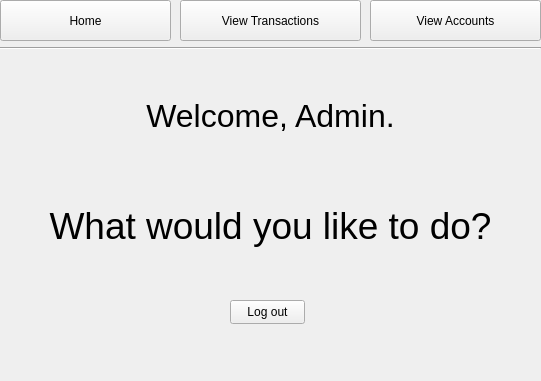
<?xml version="1.0" encoding="UTF-8"?>
<ui version="4.0">
 <class>AdminMainWindow</class>
 <widget class="QMainWindow" name="AdminMainWindow">
  <property name="geometry">
   <rect>
    <x>0</x>
    <y>0</y>
    <width>541</width>
    <height>381</height>
   </rect>
  </property>
  <property name="minimumSize">
   <size>
    <width>541</width>
    <height>381</height>
   </size>
  </property>
  <property name="maximumSize">
   <size>
    <width>541</width>
    <height>381</height>
   </size>
  </property>
  <property name="windowTitle">
   <string>Admin Main Window</string>
  </property>
  <property name="windowIcon">
   <iconset>
    <normaloff>../../../../Desktop/logo.ico</normaloff>../../../../Desktop/logo.ico</iconset>
  </property>
  <widget class="QWidget" name="centralwidget">
   <widget class="QPushButton" name="homeButton">
    <property name="geometry">
     <rect>
      <x>0</x>
      <y>0</y>
      <width>171</width>
      <height>41</height>
     </rect>
    </property>
    <property name="text">
     <string>Home</string>
    </property>
    <property name="checkable">
     <bool>false</bool>
    </property>
    <property name="checked">
     <bool>false</bool>
    </property>
    <property name="autoRepeat">
     <bool>false</bool>
    </property>
    <property name="autoExclusive">
     <bool>false</bool>
    </property>
    <property name="autoDefault">
     <bool>false</bool>
    </property>
    <property name="default">
     <bool>false</bool>
    </property>
    <property name="flat">
     <bool>false</bool>
    </property>
   </widget>
   <widget class="Line" name="line">
    <property name="geometry">
     <rect>
      <x>0</x>
      <y>40</y>
      <width>541</width>
      <height>16</height>
     </rect>
    </property>
    <property name="orientation">
     <enum>Qt::Horizontal</enum>
    </property>
   </widget>
   <widget class="QPushButton" name="viewTransactionsButton">
    <property name="geometry">
     <rect>
      <x>180</x>
      <y>0</y>
      <width>181</width>
      <height>41</height>
     </rect>
    </property>
    <property name="text">
     <string>View Transactions</string>
    </property>
    <property name="checkable">
     <bool>false</bool>
    </property>
    <property name="checked">
     <bool>false</bool>
    </property>
    <property name="autoRepeat">
     <bool>false</bool>
    </property>
    <property name="autoExclusive">
     <bool>false</bool>
    </property>
    <property name="autoDefault">
     <bool>false</bool>
    </property>
    <property name="default">
     <bool>false</bool>
    </property>
    <property name="flat">
     <bool>false</bool>
    </property>
   </widget>
   <widget class="QPushButton" name="viewAccountsButton">
    <property name="geometry">
     <rect>
      <x>370</x>
      <y>0</y>
      <width>171</width>
      <height>41</height>
     </rect>
    </property>
    <property name="text">
     <string>View Accounts</string>
    </property>
    <property name="checkable">
     <bool>false</bool>
    </property>
    <property name="checked">
     <bool>false</bool>
    </property>
    <property name="autoRepeat">
     <bool>false</bool>
    </property>
    <property name="autoExclusive">
     <bool>false</bool>
    </property>
    <property name="autoDefault">
     <bool>false</bool>
    </property>
    <property name="default">
     <bool>false</bool>
    </property>
    <property name="flat">
     <bool>false</bool>
    </property>
   </widget>
   <widget class="QStackedWidget" name="stackedWidget">
    <property name="geometry">
     <rect>
      <x>0</x>
      <y>60</y>
      <width>541</width>
      <height>321</height>
     </rect>
    </property>
    <property name="currentIndex">
     <number>0</number>
    </property>
    <widget class="QWidget" name="homePage">
     <widget class="QLabel" name="WelcomeLabel">
      <property name="enabled">
       <bool>true</bool>
      </property>
      <property name="geometry">
       <rect>
        <x>0</x>
        <y>0</y>
        <width>541</width>
        <height>111</height>
       </rect>
      </property>
      <property name="font">
       <font>
        <pointsize>24</pointsize>
       </font>
      </property>
      <property name="text">
       <string>Welcome, Admin.</string>
      </property>
      <property name="alignment">
       <set>Qt::AlignCenter</set>
      </property>
     </widget>
     <widget class="QLabel" name="Text2">
      <property name="enabled">
       <bool>true</bool>
      </property>
      <property name="geometry">
       <rect>
        <x>0</x>
        <y>110</y>
        <width>541</width>
        <height>111</height>
       </rect>
      </property>
      <property name="font">
       <font>
        <pointsize>28</pointsize>
       </font>
      </property>
      <property name="text">
       <string>What would you like to do?</string>
      </property>
      <property name="alignment">
       <set>Qt::AlignCenter</set>
      </property>
     </widget>
     <widget class="QPushButton" name="pushButton">
      <property name="geometry">
       <rect>
        <x>230</x>
        <y>240</y>
        <width>75</width>
        <height>24</height>
       </rect>
      </property>
      <property name="text">
       <string>Log out</string>
      </property>
     </widget>
    </widget>
    <widget class="QWidget" name="transactionsPage">
     <widget class="QTableWidget" name="transactionsTable">
      <property name="geometry">
       <rect>
        <x>10</x>
        <y>60</y>
        <width>521</width>
        <height>211</height>
       </rect>
      </property>
      <property name="layoutDirection">
       <enum>Qt::LeftToRight</enum>
      </property>
      <property name="sizeAdjustPolicy">
       <enum>QAbstractScrollArea::AdjustIgnored</enum>
      </property>
      <property name="selectionBehavior">
       <enum>QAbstractItemView::SelectRows</enum>
      </property>
      <attribute name="horizontalHeaderVisible">
       <bool>true</bool>
      </attribute>
      <attribute name="horizontalHeaderCascadingSectionResizes">
       <bool>false</bool>
      </attribute>
      <attribute name="horizontalHeaderDefaultSectionSize">
       <number>170</number>
      </attribute>
      <attribute name="horizontalHeaderShowSortIndicator" stdset="0">
       <bool>false</bool>
      </attribute>
      <attribute name="horizontalHeaderStretchLastSection">
       <bool>true</bool>
      </attribute>
      <attribute name="verticalHeaderShowSortIndicator" stdset="0">
       <bool>false</bool>
      </attribute>
      <attribute name="verticalHeaderStretchLastSection">
       <bool>false</bool>
      </attribute>
      <column>
       <property name="text">
        <string>Action</string>
       </property>
      </column>
      <column>
       <property name="text">
        <string>Amount</string>
       </property>
      </column>
      <column>
       <property name="text">
        <string>Account balance after</string>
       </property>
      </column>
     </widget>
     <widget class="QLabel" name="WelcomeLabel_2">
      <property name="enabled">
       <bool>true</bool>
      </property>
      <property name="geometry">
       <rect>
        <x>0</x>
        <y>0</y>
        <width>541</width>
        <height>51</height>
       </rect>
      </property>
      <property name="font">
       <font>
        <pointsize>24</pointsize>
       </font>
      </property>
      <property name="text">
       <string>Transactions</string>
      </property>
      <property name="alignment">
       <set>Qt::AlignCenter</set>
      </property>
     </widget>
     <widget class="QPushButton" name="revertTransactionButton">
      <property name="geometry">
       <rect>
        <x>190</x>
        <y>280</y>
        <width>171</width>
        <height>24</height>
       </rect>
      </property>
      <property name="text">
       <string>Revert selected transaction</string>
      </property>
     </widget>
    </widget>
    <widget class="QWidget" name="accountsPage">
     <widget class="QLabel" name="WelcomeLabel_3">
      <property name="enabled">
       <bool>true</bool>
      </property>
      <property name="geometry">
       <rect>
        <x>0</x>
        <y>0</y>
        <width>541</width>
        <height>51</height>
       </rect>
      </property>
      <property name="font">
       <font>
        <pointsize>24</pointsize>
       </font>
      </property>
      <property name="text">
       <string>Accounts</string>
      </property>
      <property name="alignment">
       <set>Qt::AlignCenter</set>
      </property>
     </widget>
     <widget class="QTableWidget" name="accountsTable">
      <property name="geometry">
       <rect>
        <x>10</x>
        <y>60</y>
        <width>521</width>
        <height>191</height>
       </rect>
      </property>
      <property name="alternatingRowColors">
       <bool>true</bool>
      </property>
      <property name="selectionMode">
       <enum>QAbstractItemView::SingleSelection</enum>
      </property>
      <property name="selectionBehavior">
       <enum>QAbstractItemView::SelectRows</enum>
      </property>
      <property name="textElideMode">
       <enum>Qt::ElideMiddle</enum>
      </property>
      <attribute name="horizontalHeaderCascadingSectionResizes">
       <bool>false</bool>
      </attribute>
      <attribute name="horizontalHeaderStretchLastSection">
       <bool>true</bool>
      </attribute>
      <column>
       <property name="text">
        <string>Name</string>
       </property>
      </column>
      <column>
       <property name="text">
        <string>Password</string>
       </property>
      </column>
      <column>
       <property name="text">
        <string>Pin</string>
       </property>
      </column>
      <column>
       <property name="text">
        <string>Balance</string>
       </property>
      </column>
      <column>
       <property name="text">
        <string>User type</string>
       </property>
      </column>
     </widget>
     <widget class="QPushButton" name="pushButton_2">
      <property name="geometry">
       <rect>
        <x>20</x>
        <y>260</y>
        <width>151</width>
        <height>24</height>
       </rect>
      </property>
      <property name="text">
       <string>Delete selected account</string>
      </property>
     </widget>
     <widget class="QPushButton" name="promoteButton">
      <property name="geometry">
       <rect>
        <x>180</x>
        <y>260</y>
        <width>171</width>
        <height>24</height>
       </rect>
      </property>
      <property name="text">
       <string>Promote selected account</string>
      </property>
     </widget>
     <widget class="QPushButton" name="demoteButton">
      <property name="geometry">
       <rect>
        <x>360</x>
        <y>260</y>
        <width>161</width>
        <height>24</height>
       </rect>
      </property>
      <property name="text">
       <string>Demote selected account</string>
      </property>
     </widget>
    </widget>
   </widget>
  </widget>
 </widget>
 <resources/>
 <connections/>
</ui>
